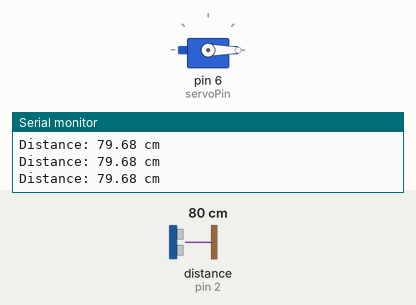
The sketch below on a simulated Arduino Uno, built with avr-gcc and run on an emulated ATmega328P. On the bench: servo, the last lines printed to the serial monitor. Wiring (inferred from the names in the program): ultrasonic range finder: trigger pin 3; echo pin 2. Inputs (shaded band) come from the test bench; at power-on: distance to the obstacle (sensor on pin 2) 80 cm. The echo pulse lasts 58.3 µs per cm.

Above: at 1.7 s.
1.8 s: distance to the obstacle (sensor on pin 2) set to 22 cm
3.3 s: distance to the obstacle (sensor on pin 2) set to 18 cm
At 4.3 s:
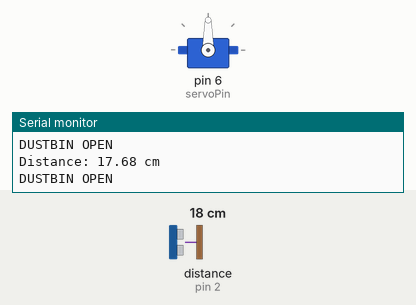
Timing chart, 0 to 6.3 s (numbered marks = the images above; inputs shaded):
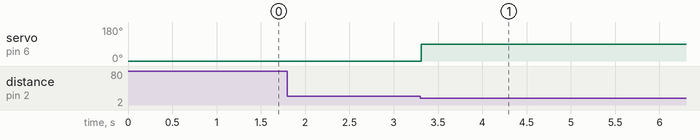

Measured:
- the behaviour switches between 21 and 20 cm on distance to the obstacle (sensor on pin 2) (found by bisection; images 0 and 1)
- after the input at 3.3 s, servo on pin 6 (servoPin): 0° → 90° at once

The sketch:

Smart_Automatic_Dustbin.ino
```cpp
#include <Servo.h>
// Create a Servo object
Servo myservo;
// Pin connections from the supplied Proteus schematic
const byte trigPin = 3; // SONAR1 TRIG -> Arduino D3
const byte echoPin = 2; // SONAR1 ECHO -> Arduino D2
const byte servoPin = 6; // Servo signal -> Arduino D6
// Distance measurement variables
unsigned long duration;
float distanceCm;
// Dustbin movement settings
const byte openAngle = 90;
const byte closeAngle = 0;
const float detectionDistanceCm = 20.0;

// Automatic closing timer
unsigned long lastDetectionTime = 0;
const unsigned long closeDelayMs = 1500;
// Current lid state
bool isOpen = false;
void setup()
{
pinMode(trigPin, OUTPUT);
pinMode(echoPin, INPUT);
myservo.attach(servoPin);
myservo.write(closeAngle); // Start with the lid closed
Serial.begin(9600);
delay(500);
}
void loop()
{
// Send a clean 10 microsecond trigger pulse
digitalWrite(trigPin, LOW);

delayMicroseconds(2);
digitalWrite(trigPin, HIGH);
delayMicroseconds(10);
digitalWrite(trigPin, LOW);
// Measure the HIGH pulse on ECHO; timeout = 30 ms
duration = pulseIn(echoPin, HIGH, 30000UL);
// Convert round-trip time to one-way distance
if (duration == 0)
{
distanceCm = -1.0; // No valid echo before timeout
}
else
{
distanceCm = (duration * 0.0343) / 2.0;
}
// Print the measurement for debugging
Serial.print("Distance: ");
if (distanceCm < 0)
{
Serial.println("No echo");
}
else
{
Serial.print(distanceCm);
Serial.println(" cm");
}

// If an object is within the detection range, open/keep open
if (distanceCm > 0 && distanceCm <= detectionDistanceCm)
{
myservo.write(openAngle);
lastDetectionTime = millis();
isOpen = true;
Serial.println("DUSTBIN OPEN");
}
// Close only after the last valid detection has expired
if (isOpen && (millis() - lastDetectionTime >= closeDelayMs))
{
myservo.write(closeAngle);
isOpen = false;
Serial.println("DUSTBIN CLOSED");
}

delay(100);
} 
```
